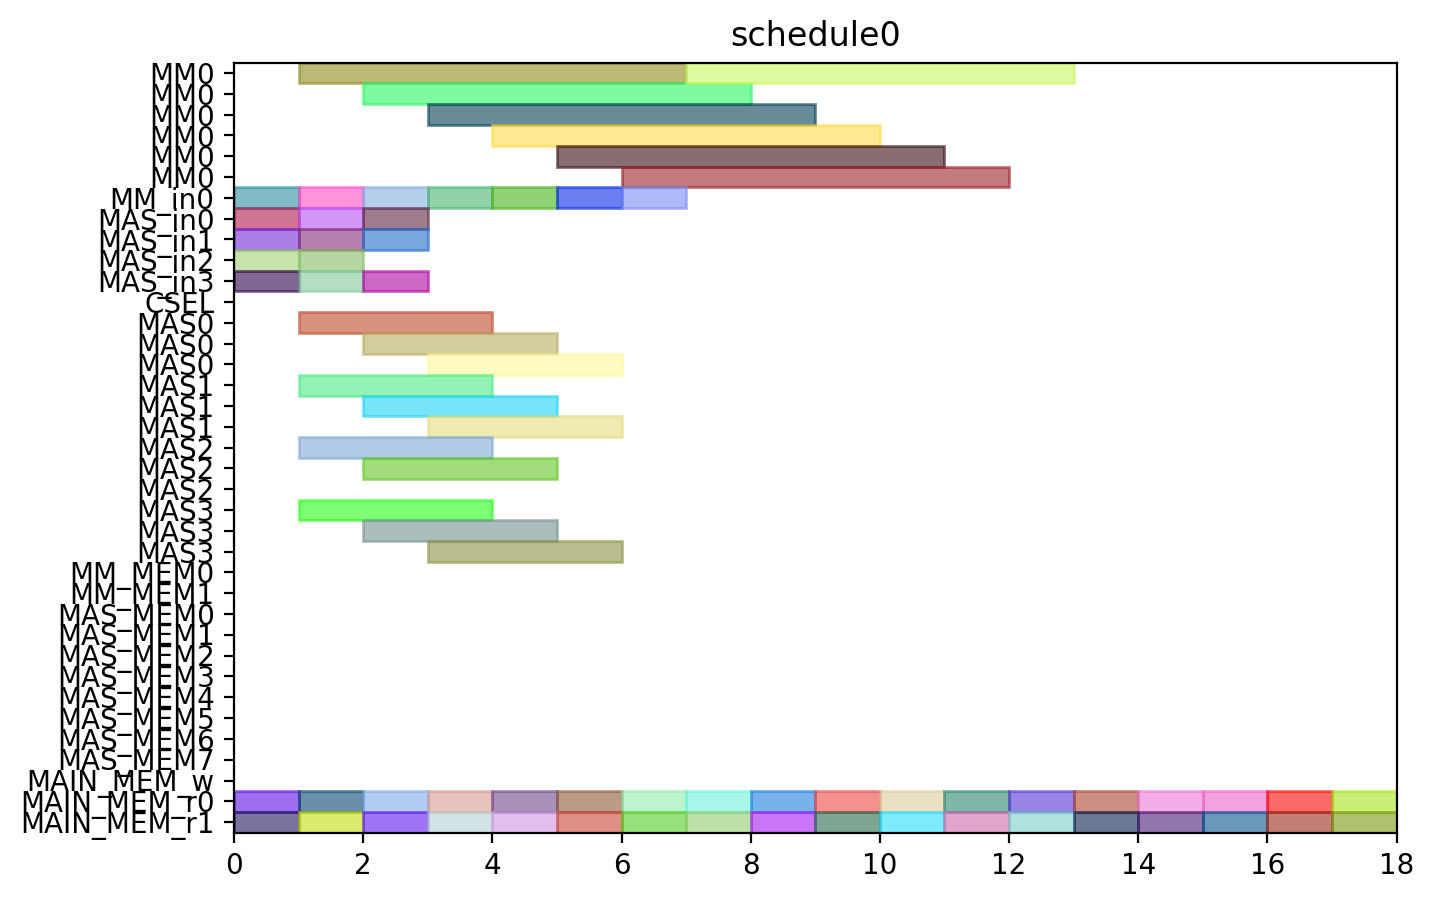

Recreate this plot in Python.
from pyschedule import Scenario, solvers, plotters, alt


def solve():
	horizon = 90
	S = Scenario("schedule0", horizon=horizon)

	# resource
	MM = S.Resources('MM', num=1, size=6)
	MM_in = S.Resources('MM_in', num=1)
	MAS_in = S.Resources('MAS_in', num=4)
	CSEL = S.Resource('CSEL')
	MAS = S.Resources('MAS', num=4, size=3, periods=range(1, horizon))
	MM_MEM = S.Resources('MM_MEM', num=2)
	MAS_MEM = S.Resources('MAS_MEM', num=8)
	MAIN_MEM_w = S.Resource('MAIN_MEM_w', size=1)
	MAIN_MEM_r = S.Resources('MAIN_MEM_r', num=2)

	# result of previous scheduling

	# new tasks
	t0_t0 = S.Task('t0_t0', length=3, delay_cost=1)
	t0_t0 += alt(MAS)
	t0_t0_in = S.Task('t0_t0_in', length=1, delay_cost=1)
	t0_t0_in += alt(MAS_in)
	S += t0_t0_in*MAS_in[0]<=t0_t0*MAS[0]

	S += t0_t0_in*MAS_in[1]<=t0_t0*MAS[1]

	S += t0_t0_in*MAS_in[2]<=t0_t0*MAS[2]

	S += t0_t0_in*MAS_in[3]<=t0_t0*MAS[3]

	t0_t0_mem0 = S.Task('t0_t0_mem0', length=1, delay_cost=1)
	t0_t0_mem0 += MAIN_MEM_r[0]
	t0_t0_mem1 = S.Task('t0_t0_mem1', length=1, delay_cost=1)
	t0_t0_mem1 += MAIN_MEM_r[1]
	t0_t1 = S.Task('t0_t1', length=3, delay_cost=1)
	t0_t1 += alt(MAS)
	t0_t1_in = S.Task('t0_t1_in', length=1, delay_cost=1)
	t0_t1_in += alt(MAS_in)
	S += t0_t1_in*MAS_in[0]<=t0_t1*MAS[0]

	S += t0_t1_in*MAS_in[1]<=t0_t1*MAS[1]

	S += t0_t1_in*MAS_in[2]<=t0_t1*MAS[2]

	S += t0_t1_in*MAS_in[3]<=t0_t1*MAS[3]

	t0_t1_mem0 = S.Task('t0_t1_mem0', length=1, delay_cost=1)
	t0_t1_mem0 += MAIN_MEM_r[0]
	t0_t1_mem1 = S.Task('t0_t1_mem1', length=1, delay_cost=1)
	t0_t1_mem1 += MAIN_MEM_r[1]
	t0_t3 = S.Task('t0_t3', length=6, delay_cost=1)
	t0_t3 += alt(MM)
	t0_t3_in = S.Task('t0_t3_in', length=1, delay_cost=1)
	t0_t3_in += alt(MM_in)
	S += t0_t3_in*MM_in[0]<=t0_t3*MM[0]

	t0_t3_mem0 = S.Task('t0_t3_mem0', length=1, delay_cost=1)
	t0_t3_mem0 += MAIN_MEM_r[0]
	t0_t3_mem1 = S.Task('t0_t3_mem1', length=1, delay_cost=1)
	t0_t3_mem1 += MAIN_MEM_r[1]
	t1_t0 = S.Task('t1_t0', length=3, delay_cost=1)
	t1_t0 += alt(MAS)
	t1_t0_in = S.Task('t1_t0_in', length=1, delay_cost=1)
	t1_t0_in += alt(MAS_in)
	S += t1_t0_in*MAS_in[0]<=t1_t0*MAS[0]

	S += t1_t0_in*MAS_in[1]<=t1_t0*MAS[1]

	S += t1_t0_in*MAS_in[2]<=t1_t0*MAS[2]

	S += t1_t0_in*MAS_in[3]<=t1_t0*MAS[3]

	t1_t0_mem0 = S.Task('t1_t0_mem0', length=1, delay_cost=1)
	t1_t0_mem0 += MAIN_MEM_r[0]
	t1_t0_mem1 = S.Task('t1_t0_mem1', length=1, delay_cost=1)
	t1_t0_mem1 += MAIN_MEM_r[1]
	t1_t1 = S.Task('t1_t1', length=3, delay_cost=1)
	t1_t1 += alt(MAS)
	t1_t1_in = S.Task('t1_t1_in', length=1, delay_cost=1)
	t1_t1_in += alt(MAS_in)
	S += t1_t1_in*MAS_in[0]<=t1_t1*MAS[0]

	S += t1_t1_in*MAS_in[1]<=t1_t1*MAS[1]

	S += t1_t1_in*MAS_in[2]<=t1_t1*MAS[2]

	S += t1_t1_in*MAS_in[3]<=t1_t1*MAS[3]

	t1_t1_mem0 = S.Task('t1_t1_mem0', length=1, delay_cost=1)
	t1_t1_mem0 += MAIN_MEM_r[0]
	t1_t1_mem1 = S.Task('t1_t1_mem1', length=1, delay_cost=1)
	t1_t1_mem1 += MAIN_MEM_r[1]
	t1_t3 = S.Task('t1_t3', length=6, delay_cost=1)
	t1_t3 += alt(MM)
	t1_t3_in = S.Task('t1_t3_in', length=1, delay_cost=1)
	t1_t3_in += alt(MM_in)
	S += t1_t3_in*MM_in[0]<=t1_t3*MM[0]

	t1_t3_mem0 = S.Task('t1_t3_mem0', length=1, delay_cost=1)
	t1_t3_mem0 += MAIN_MEM_r[0]
	t1_t3_mem1 = S.Task('t1_t3_mem1', length=1, delay_cost=1)
	t1_t3_mem1 += MAIN_MEM_r[1]
	t2_t2 = S.Task('t2_t2', length=3, delay_cost=1)
	t2_t2 += alt(MAS)
	t2_t2_in = S.Task('t2_t2_in', length=1, delay_cost=1)
	t2_t2_in += alt(MAS_in)
	S += t2_t2_in*MAS_in[0]<=t2_t2*MAS[0]

	S += t2_t2_in*MAS_in[1]<=t2_t2*MAS[1]

	S += t2_t2_in*MAS_in[2]<=t2_t2*MAS[2]

	S += t2_t2_in*MAS_in[3]<=t2_t2*MAS[3]

	t2_t2_mem0 = S.Task('t2_t2_mem0', length=1, delay_cost=1)
	t2_t2_mem0 += MAIN_MEM_r[0]
	t2_t2_mem1 = S.Task('t2_t2_mem1', length=1, delay_cost=1)
	t2_t2_mem1 += MAIN_MEM_r[1]
	t5_t0 = S.Task('t5_t0', length=6, delay_cost=1)
	t5_t0 += alt(MM)
	t5_t0_in = S.Task('t5_t0_in', length=1, delay_cost=1)
	t5_t0_in += alt(MM_in)
	S += t5_t0_in*MM_in[0]<=t5_t0*MM[0]

	t5_t0_mem0 = S.Task('t5_t0_mem0', length=1, delay_cost=1)
	t5_t0_mem0 += MAIN_MEM_r[0]
	t5_t0_mem1 = S.Task('t5_t0_mem1', length=1, delay_cost=1)
	t5_t0_mem1 += MAIN_MEM_r[1]
	t5_t1 = S.Task('t5_t1', length=6, delay_cost=1)
	t5_t1 += alt(MM)
	t5_t1_in = S.Task('t5_t1_in', length=1, delay_cost=1)
	t5_t1_in += alt(MM_in)
	S += t5_t1_in*MM_in[0]<=t5_t1*MM[0]

	t5_t1_mem0 = S.Task('t5_t1_mem0', length=1, delay_cost=1)
	t5_t1_mem0 += MAIN_MEM_r[0]
	t5_t1_mem1 = S.Task('t5_t1_mem1', length=1, delay_cost=1)
	t5_t1_mem1 += MAIN_MEM_r[1]
	t5_t2 = S.Task('t5_t2', length=3, delay_cost=1)
	t5_t2 += alt(MAS)
	t5_t2_in = S.Task('t5_t2_in', length=1, delay_cost=1)
	t5_t2_in += alt(MAS_in)
	S += t5_t2_in*MAS_in[0]<=t5_t2*MAS[0]

	S += t5_t2_in*MAS_in[1]<=t5_t2*MAS[1]

	S += t5_t2_in*MAS_in[2]<=t5_t2*MAS[2]

	S += t5_t2_in*MAS_in[3]<=t5_t2*MAS[3]

	t5_t2_mem0 = S.Task('t5_t2_mem0', length=1, delay_cost=1)
	t5_t2_mem0 += MAIN_MEM_r[0]
	t5_t2_mem1 = S.Task('t5_t2_mem1', length=1, delay_cost=1)
	t5_t2_mem1 += MAIN_MEM_r[1]
	t5_t3 = S.Task('t5_t3', length=3, delay_cost=1)
	t5_t3 += alt(MAS)
	t5_t3_in = S.Task('t5_t3_in', length=1, delay_cost=1)
	t5_t3_in += alt(MAS_in)
	S += t5_t3_in*MAS_in[0]<=t5_t3*MAS[0]

	S += t5_t3_in*MAS_in[1]<=t5_t3*MAS[1]

	S += t5_t3_in*MAS_in[2]<=t5_t3*MAS[2]

	S += t5_t3_in*MAS_in[3]<=t5_t3*MAS[3]

	t5_t3_mem0 = S.Task('t5_t3_mem0', length=1, delay_cost=1)
	t5_t3_mem0 += MAIN_MEM_r[0]
	t5_t3_mem1 = S.Task('t5_t3_mem1', length=1, delay_cost=1)
	t5_t3_mem1 += MAIN_MEM_r[1]
	t7_t0 = S.Task('t7_t0', length=3, delay_cost=1)
	t7_t0 += alt(MAS)
	t7_t0_in = S.Task('t7_t0_in', length=1, delay_cost=1)
	t7_t0_in += alt(MAS_in)
	S += t7_t0_in*MAS_in[0]<=t7_t0*MAS[0]

	S += t7_t0_in*MAS_in[1]<=t7_t0*MAS[1]

	S += t7_t0_in*MAS_in[2]<=t7_t0*MAS[2]

	S += t7_t0_in*MAS_in[3]<=t7_t0*MAS[3]

	t7_t0_mem0 = S.Task('t7_t0_mem0', length=1, delay_cost=1)
	t7_t0_mem0 += MAIN_MEM_r[0]
	t7_t0_mem1 = S.Task('t7_t0_mem1', length=1, delay_cost=1)
	t7_t0_mem1 += MAIN_MEM_r[1]
	t7_t1 = S.Task('t7_t1', length=3, delay_cost=1)
	t7_t1 += alt(MAS)
	t7_t1_in = S.Task('t7_t1_in', length=1, delay_cost=1)
	t7_t1_in += alt(MAS_in)
	S += t7_t1_in*MAS_in[0]<=t7_t1*MAS[0]

	S += t7_t1_in*MAS_in[1]<=t7_t1*MAS[1]

	S += t7_t1_in*MAS_in[2]<=t7_t1*MAS[2]

	S += t7_t1_in*MAS_in[3]<=t7_t1*MAS[3]

	t7_t1_mem0 = S.Task('t7_t1_mem0', length=1, delay_cost=1)
	t7_t1_mem0 += MAIN_MEM_r[0]
	t7_t1_mem1 = S.Task('t7_t1_mem1', length=1, delay_cost=1)
	t7_t1_mem1 += MAIN_MEM_r[1]
	t7_t3 = S.Task('t7_t3', length=6, delay_cost=1)
	t7_t3 += alt(MM)
	t7_t3_in = S.Task('t7_t3_in', length=1, delay_cost=1)
	t7_t3_in += alt(MM_in)
	S += t7_t3_in*MM_in[0]<=t7_t3*MM[0]

	t7_t3_mem0 = S.Task('t7_t3_mem0', length=1, delay_cost=1)
	t7_t3_mem0 += MAIN_MEM_r[0]
	t7_t3_mem1 = S.Task('t7_t3_mem1', length=1, delay_cost=1)
	t7_t3_mem1 += MAIN_MEM_r[1]
	t10_t0 = S.Task('t10_t0', length=6, delay_cost=1)
	t10_t0 += alt(MM)
	t10_t0_in = S.Task('t10_t0_in', length=1, delay_cost=1)
	t10_t0_in += alt(MM_in)
	S += t10_t0_in*MM_in[0]<=t10_t0*MM[0]

	t10_t0_mem0 = S.Task('t10_t0_mem0', length=1, delay_cost=1)
	t10_t0_mem0 += MAIN_MEM_r[0]
	t10_t0_mem1 = S.Task('t10_t0_mem1', length=1, delay_cost=1)
	t10_t0_mem1 += MAIN_MEM_r[1]
	t10_t1 = S.Task('t10_t1', length=6, delay_cost=1)
	t10_t1 += alt(MM)
	t10_t1_in = S.Task('t10_t1_in', length=1, delay_cost=1)
	t10_t1_in += alt(MM_in)
	S += t10_t1_in*MM_in[0]<=t10_t1*MM[0]

	t10_t1_mem0 = S.Task('t10_t1_mem0', length=1, delay_cost=1)
	t10_t1_mem0 += MAIN_MEM_r[0]
	t10_t1_mem1 = S.Task('t10_t1_mem1', length=1, delay_cost=1)
	t10_t1_mem1 += MAIN_MEM_r[1]
	t10_t2 = S.Task('t10_t2', length=3, delay_cost=1)
	t10_t2 += alt(MAS)
	t10_t2_in = S.Task('t10_t2_in', length=1, delay_cost=1)
	t10_t2_in += alt(MAS_in)
	S += t10_t2_in*MAS_in[0]<=t10_t2*MAS[0]

	S += t10_t2_in*MAS_in[1]<=t10_t2*MAS[1]

	S += t10_t2_in*MAS_in[2]<=t10_t2*MAS[2]

	S += t10_t2_in*MAS_in[3]<=t10_t2*MAS[3]

	t10_t2_mem0 = S.Task('t10_t2_mem0', length=1, delay_cost=1)
	t10_t2_mem0 += MAIN_MEM_r[0]
	t10_t2_mem1 = S.Task('t10_t2_mem1', length=1, delay_cost=1)
	t10_t2_mem1 += MAIN_MEM_r[1]
	t10_t3 = S.Task('t10_t3', length=3, delay_cost=1)
	t10_t3 += alt(MAS)
	t10_t3_in = S.Task('t10_t3_in', length=1, delay_cost=1)
	t10_t3_in += alt(MAS_in)
	S += t10_t3_in*MAS_in[0]<=t10_t3*MAS[0]

	S += t10_t3_in*MAS_in[1]<=t10_t3*MAS[1]

	S += t10_t3_in*MAS_in[2]<=t10_t3*MAS[2]

	S += t10_t3_in*MAS_in[3]<=t10_t3*MAS[3]

	t10_t3_mem0 = S.Task('t10_t3_mem0', length=1, delay_cost=1)
	t10_t3_mem0 += MAIN_MEM_r[0]
	t10_t3_mem1 = S.Task('t10_t3_mem1', length=1, delay_cost=1)
	t10_t3_mem1 += MAIN_MEM_r[1]
	solvers.mip.solve(S,msg=1,kind='CPLEX',ratio_gap=1.01)

	solution = [['hoge']*len(S.solution()[1]) for i in range(len(S.solution()))]
	for i in range(len(S.solution())):
		for j in range(len(S.solution()[i])):
			solution[i][j]=str(S.solution()[i][j])
	print(solution)

	cycles = int(solution[-1][3])

	pic_file_name = "/home/mfukuda/ABE/multiRAM_multiMAS_16mux/scheduling_result/stage6MM1_stage3MAS4/EP2_DBL_w_EVAL/schedule0.png"
	if(S.solution() != []):
		plotters.matplotlib.plot(S,img_filename=pic_file_name, show_task_labels=False, fig_size=(cycles*0.25+3, 5))

	return solution
